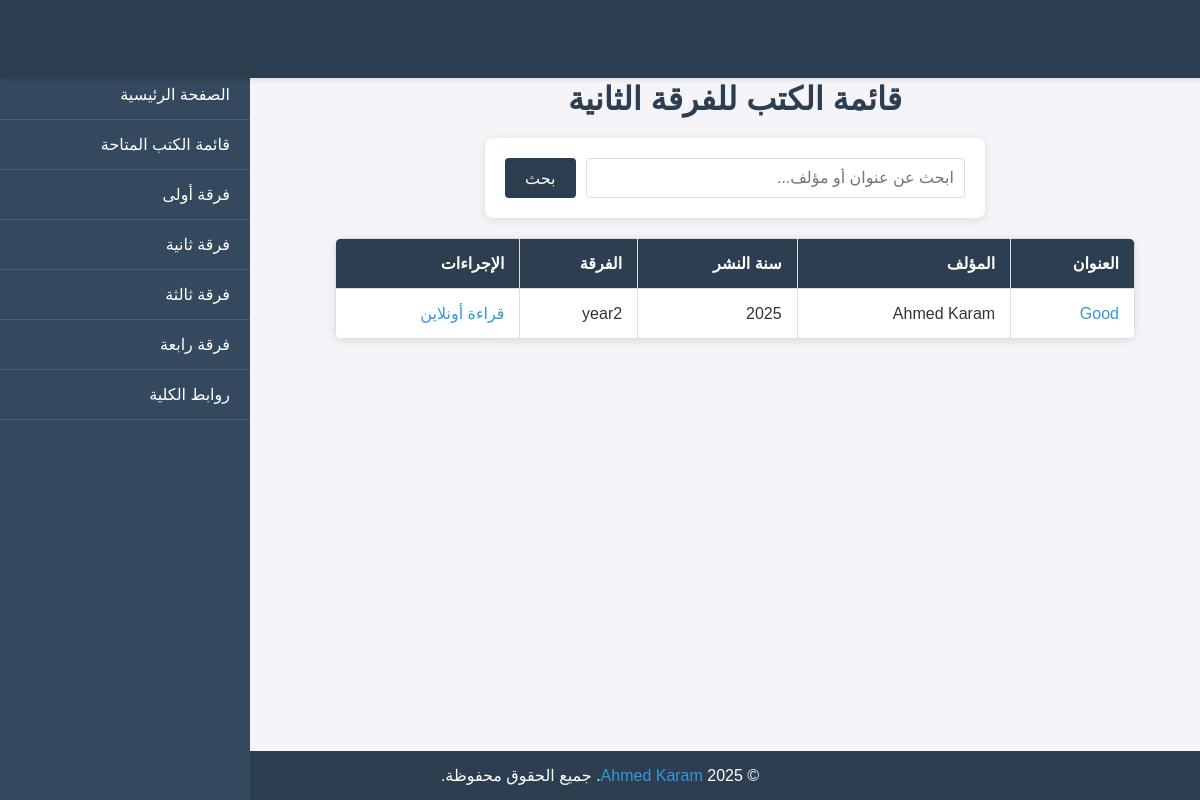
The page /books/year2/ on the database its author committed.
### Book/models.py (models this page shows, shortened)
class Book(models.Model):
    title = models.CharField(max_length=200)
    author = models.CharField(max_length=100)
    description = models.TextField(null=True, blank=True)
    publication_date = models.DateField(null=True, blank=True)
    pdf_file = models.FileField(upload_to='books/pdfs/', null=True, blank=True)
    batch = models.CharField(max_length=10, choices=BATCH_CHOICES, default='year1')
    class Meta:
        indexes = [models.Index(fields=['title'])]

### Book/views.py (the view)
# urls.py: path('year2/', views.year2, name='year2'),
def year2(request):
    books = Book.objects.filter(batch='year2')
    context = {'books': books}
    return render(request, 'Book/year2.html', context)

### Book/templates/Book/year2.html (shortened to what this page needs)
<!DOCTYPE html>
<html lang="ar">
<head>
</head>
<body>
    <header>
        <h1>مكتبة الكلية</h1>
    </header>
    <nav class="sidebar">
        <div class="sidebar-content">
            <ul>
                <li><a href="{% url 'Book:home' %}">الصفحة الرئيسية</a></li>
                <li><a href="{% url 'Book:books_list' %}">قائمة الكتب المتاحة</a></li>
                <li><a href="{% url 'Book:year1' %}">فرقة أولى</a></li>
                <li><a href="{% url 'Book:year2' %}">فرقة ثانية</a></li>
                <li><a href="{% url 'Book:year3' %}">فرقة ثالثة</a></li>
                <li><a href="{% url 'Book:year4' %}">فرقة رابعة</a></li>
                <li><a href="{% url 'Book:college_links' %}">روابط الكلية</a></li>
            </ul>
        </div>
    </nav>
    <main class="main-content">
        <h1>قائمة الكتب للفرقة الثانية</h1>
        <div class="search-container">
            <form method="get" action="{% url 'Book:search_books' %}">
                <input type="text" name="q" placeholder="ابحث عن عنوان أو مؤلف...">
                <button type="submit">بحث</button>
            </form>
        </div>
        {% if books %}
            <table>
                <thead>
                    <tr>
                        <th>العنوان</th>
                        <th>المؤلف</th>
                        <th>سنة النشر</th>
                        <th>الفرقة</th>
                        <th>الإجراءات</th>
                    </tr>
                </thead>
                <tbody>
                    {% for book in books %}
                        <tr>
                            <td><a href="{% url 'Book:book_detail' book.pk %}">{{ book.title }}</a></td>
                            <td>{{ book.author }}</td>
                            <td>{{ book.publication_date|date:"Y" }}</td>
                            <td>{{ book.batch }}</td>
                            <td>
                                {% if book.pdf_file %}
                                    <a href="{{ book.pdf_file.url }}" target="_blank">قراءة أونلاين</a>
                                {% else %}
                                    <span>غير متاح</span>
                                {% endif %}
                            </td>
                        </tr>
                    {% endfor %}
                </tbody>
            </table>
        {% else %}
            <p class="no-books">لا توجد كتب متاحة حاليًا.</p>
        {% endif %}
    </main>
    <footer>
        <p>© 2025 <a href="https://www.facebook.com/share/1BhQoTLxFP/" target="_blank">Ahmed Karam</a>. جميع الحقوق محفوظة.</p>
    </footer>
</body>
</html>

### Book/templates/Book/year2.html (style rules this page uses)
* { margin: 0; padding: 0; box-sizing: border-box; font-family: Arial, sans-serif; }
body { direction: rtl; background-color: #f4f4f9; color: #333; }
header { background-color: #2c3e50; color: white; padding: 15px 20px; display: flex; justify-content: space-between; align-items: center; box-shadow: 0 2px 5px rgba(0, 0, 0, 0.1); position: fixed; top: 0; width: 100%; z-index: 1001; }
header h1 { font-size: 24px; }
.sidebar { width: 250px; background-color: #34495e; color: white; height: 100vh; position: fixed; top: 0; left: -250px; transition: left 0.3s ease; z-index: 1000; overflow-y: auto; }
.sidebar-content { padding-top: 70px; }
.sidebar ul { list-style: none; padding: 0; }
.sidebar ul li { padding: 15px 20px; border-bottom: 1px solid #4a6076; }
.sidebar ul li a { color: white; text-decoration: none; font-size: 16px; display: block; }
.main-content { margin-left: 20px; padding: 40px; padding-top: 80px; transition: margin-left 0.3s ease; }
.search-container { max-width: 500px; margin: 0 auto 20px; background-color: white; padding: 20px; border-radius: 8px; box-shadow: 0 2px 10px rgba(0, 0, 0, 0.1); }
.search-container form { display: flex; gap: 10px; }
.search-container input[type="text"] { flex: 1; padding: 10px; border: 1px solid #ddd; border-radius: 4px; font-size: 16px; }
.search-container button { padding: 10px 20px; background-color: #2c3e50; color: white; border: none; border-radius: 4px; cursor: pointer; font-size: 16px; }
h1 { color: #2c3e50; text-align: center; margin-bottom: 20px; }
table { width: 100%; max-width: 800px; margin: 20px auto; border-collapse: collapse; background-color: white; box-shadow: 0 2px 10px rgba(0, 0, 0, 0.1); border-radius: 8px; overflow: hidden; }
th, td { padding: 15px; border: 1px solid #ddd; text-align: right; }
th { background-color: #2c3e50; color: white; font-weight: bold; }
td a { color: #3498db; text-decoration: none; }
footer { background-color: #2c3e50; color: white; text-align: center; padding: 15px; position: fixed; bottom: 0; width: 100%; }
footer a { color: #3498db; text-decoration: none; }
@media (min-width: 769px) { .sidebar { left: 0; } }
@media (min-width: 769px) { .main-content { margin-left: 270px; } }

### rows shown on the page
Book: title "Good", author "Ahmed Karam", publication_date "2025", batch "year2"
